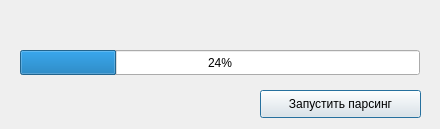
<?xml version="1.0" encoding="UTF-8"?>
<ui version="4.0">
 <class>w_vk_upload</class>
 <widget class="QDialog" name="w_vk_upload">
  <property name="windowModality">
   <enum>Qt::ApplicationModal</enum>
  </property>
  <property name="geometry">
   <rect>
    <x>0</x>
    <y>0</y>
    <width>440</width>
    <height>129</height>
   </rect>
  </property>
  <property name="sizePolicy">
   <sizepolicy hsizetype="Fixed" vsizetype="Fixed">
    <horstretch>0</horstretch>
    <verstretch>0</verstretch>
   </sizepolicy>
  </property>
  <property name="minimumSize">
   <size>
    <width>440</width>
    <height>129</height>
   </size>
  </property>
  <property name="maximumSize">
   <size>
    <width>440</width>
    <height>129</height>
   </size>
  </property>
  <property name="contextMenuPolicy">
   <enum>Qt::NoContextMenu</enum>
  </property>
  <property name="windowTitle">
   <string>Парсим сайт</string>
  </property>
  <property name="modal">
   <bool>true</bool>
  </property>
  <widget class="QPushButton" name="pushButton">
   <property name="geometry">
    <rect>
     <x>260</x>
     <y>90</y>
     <width>161</width>
     <height>28</height>
    </rect>
   </property>
   <property name="text">
    <string>Запустить парсинг</string>
   </property>
  </widget>
  <widget class="QProgressBar" name="progressBar">
   <property name="geometry">
    <rect>
     <x>20</x>
     <y>50</y>
     <width>400</width>
     <height>25</height>
    </rect>
   </property>
   <property name="value">
    <number>24</number>
   </property>
  </widget>
  <widget class="QLabel" name="label">
   <property name="geometry">
    <rect>
     <x>20</x>
     <y>10</y>
     <width>400</width>
     <height>25</height>
    </rect>
   </property>
   <property name="text">
    <string/>
   </property>
  </widget>
 </widget>
 <resources/>
 <connections/>
</ui>
